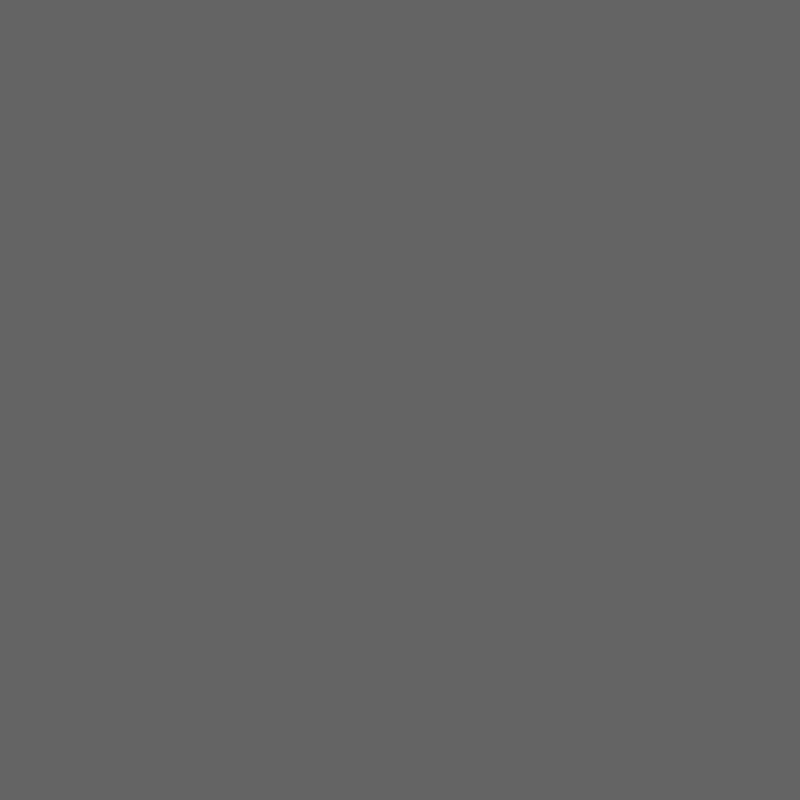
Frame 1 (no input)
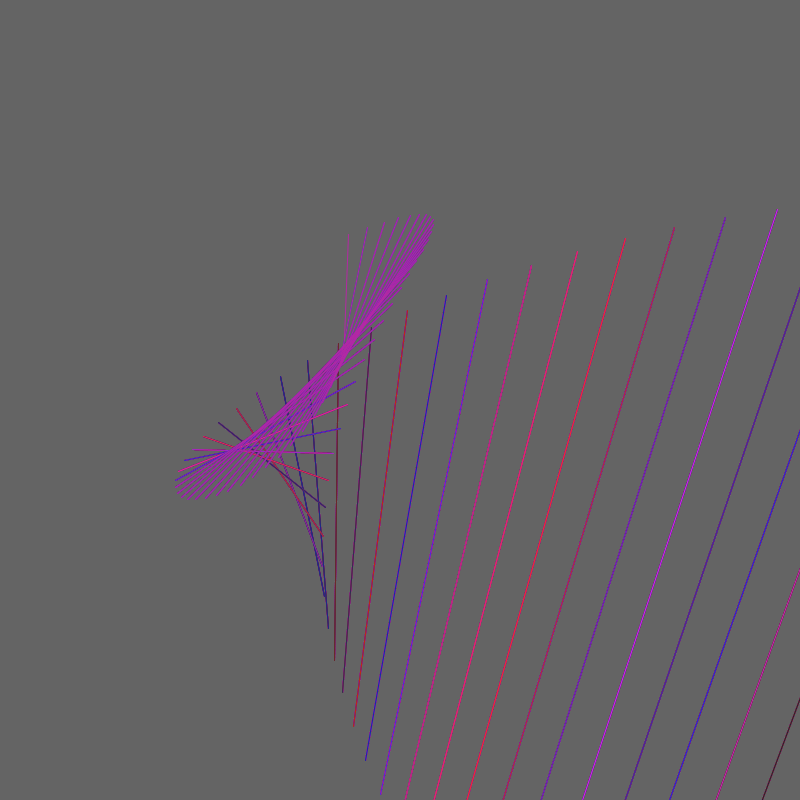
Frame 60 (the mouse pressed at the canvas centre just before this capture)
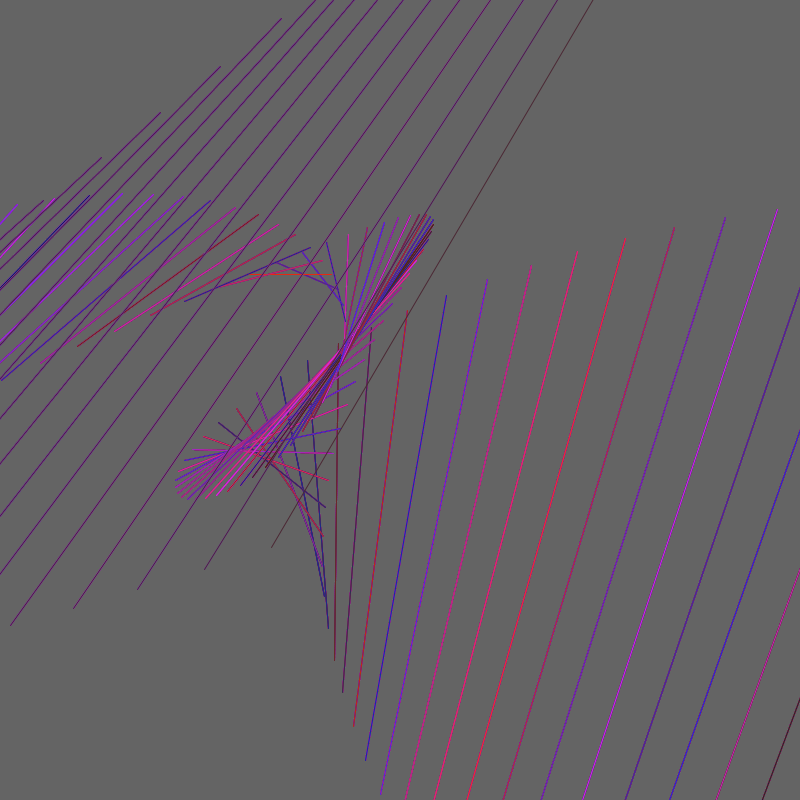
Frame 120 (the mouse held since frame 60 and released just before this capture)

The Processing sketch that drew these frames (run headless with seeded random() and noise(); from frame 60 on, the mouse is pressed at the canvas centre):

// Processing sketch: sketch_19
// ── sketch_19.pde
//Parametric Equations
// x = 5t
// y = 3t + 3
//x, y, t
static final int NUM_LINES = 20;

float t;

void setup(){
  background(100);
  size(800, 800);
}

void draw(){
  
  stroke(random(255), 40, random(255));
  strokeWeight(1);
  
  translate(width/2, height/2);
  //point(x1(t), y1(t));
  //point(x2(t), y2(t));
  
  for(int i = 0; i <NUM_LINES; i++){
  line(x1(t + i), y1(t+i), x2(t+i), y2(t+i)); 
  }
  t++;
}


float x1(float t) {
  
  return sin(t/10) * 100 + sin(t/10) * 100 + cos(t/12) * 200 + sin(t/20) * 400 + cos(t/30) * 200;
}

float y1(float t) {
  return cos(t/10) * 100 + sin(t/14) * 500 + cos(t/16) * 200 + sin(t/28) * 600 + cos(t/30) * 100 ;
}


float x2(float t) {
  
  return sin(t/10) * 100 + sin(t/12) * 400 + sin(t/22) * 500 + cos(t/12) * 200 + sin(t/20) * 100 + cos(t/30) * 200;
}

float y2(float t) {
  return cos(t/10) * 200 + cos(t/20) * 100 ;
}
